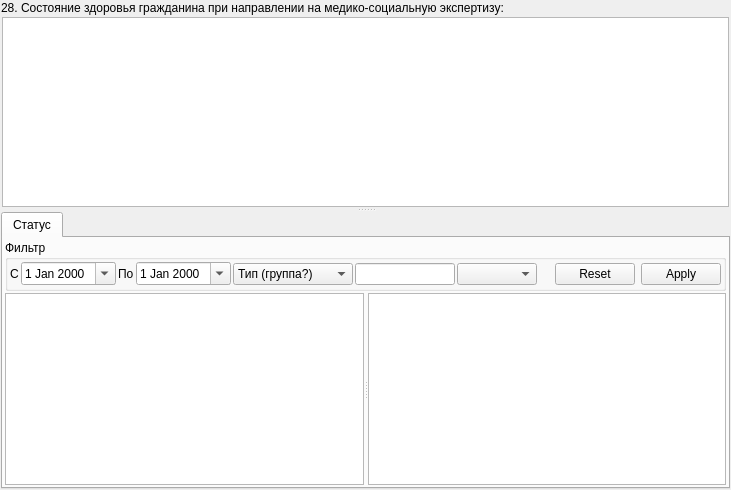
          <widget class="QWidget" name="tabStatus">
           <attribute name="title">
            <string>Статус (п.28)</string>
           </attribute>
           <layout class="QGridLayout" name="gridLayout_56">
            <property name="margin">
             <number>1</number>
            </property>
            <property name="spacing">
             <number>1</number>
            </property>
            <item row="0" column="0">
             <widget class="QLabel" name="lblHealthClientDirectionMSI">
              <property name="text">
               <string>28. Состояние здоровья гражданина при направлении на медико-социальную экспертизу:</string>
              </property>
             </widget>
            </item>
            <item row="1" column="0">
             <widget class="QSplitter" name="splStatus">
              <property name="orientation">
               <enum>Qt::Vertical</enum>
              </property>
              <property name="childrenCollapsible">
               <bool>false</bool>
              </property>
              <widget class="QWidget" name="tabHealthClientDirectionMSI" native="true">
               <layout class="QGridLayout" name="gridLayout_50">
                <property name="margin">
                 <number>1</number>
                </property>
                <property name="spacing">
                 <number>1</number>
                </property>
                <item row="0" column="0">
                 <widget class="QTextEdit" name="edtHealthClientDirectionMSI"/>
                </item>
               </layout>
              </widget>
              <widget class="QTabWidget" name="tabAmbCardContent_28">
               <property name="tabPosition">
                <enum>QTabWidget::North</enum>
               </property>
               <property name="currentIndex">
                <number>0</number>
               </property>
               <widget class="QWidget" name="tabAmbCardStatus_28">
                <attribute name="title">
                 <string>Статус</string>
                </attribute>
                <layout class="QGridLayout" name="_8">
                 <property name="margin">
                  <number>2</number>
                 </property>
                 <property name="spacing">
                  <number>2</number>
                 </property>
                 <item row="0" column="0">
                  <widget class="QGroupBox" name="frmAmbCardStatusFilter_28">
                   <property name="sizePolicy">
                    <sizepolicy hsizetype="Preferred" vsizetype="Minimum">
                     <horstretch>0</horstretch>
                     <verstretch>0</verstretch>
                    </sizepolicy>
                   </property>
                   <property name="title">
                    <string>Фильтр</string>
                   </property>
                   <layout class="QGridLayout" name="_9">
                    <property name="margin">
                     <number>2</number>
                    </property>
                    <property name="spacing">
                     <number>2</number>
                    </property>
                    <item row="0" column="0">
                     <widget class="QLabel" name="lblAmbCardStatusBegDate_28">
                      <property name="text">
                       <string>С</string>
                      </property>
                     </widget>
                    </item>
                    <item row="0" column="1">
                     <widget class="CDateEdit" name="edtAmbCardStatusBegDate_28">
                      <property name="calendarPopup">
                       <bool>true</bool>
                      </property>
                     </widget>
                    </item>
                    <item row="0" column="2">
                     <widget class="QLabel" name="lblAmbCardStatusEndDate_28">
                      <property name="text">
                       <string>По</string>
                      </property>
                     </widget>
                    </item>
                    <item row="0" column="3">
                     <widget class="CDateEdit" name="edtAmbCardStatusEndDate_28">
                      <property name="calendarPopup">
                       <bool>true</bool>
                      </property>
                     </widget>
                    </item>
                    <item row="0" column="4">
                     <widget class="CActionTypeComboBox" name="cmbAmbCardStatusGroup_28">
                      <property name="minimumSize">
                       <size>
                        <width>120</width>
                        <height>0</height>
                       </size>
                      </property>
                      <item>
                       <property name="text">
                        <string>Тип (группа?)</string>
                       </property>
                      </item>
                     </widget>
                    </item>
                    <item row="0" column="5">
                     <widget class="QLineEdit" name="edtAmbCardStatusOffice_28">
                      <property name="sizePolicy">
                       <sizepolicy hsizetype="Maximum" vsizetype="Fixed">
                        <horstretch>0</horstretch>
                        <verstretch>0</verstretch>
                       </sizepolicy>
                      </property>
                      <property name="minimumSize">
                       <size>
                        <width>60</width>
                        <height>0</height>
                       </size>
                      </property>
                      <property name="maximumSize">
                       <size>
                        <width>100</width>
                        <height>16777215</height>
                       </size>
                      </property>
                      <property name="maxLength">
                       <number>10</number>
                      </property>
                      <property name="readOnly">
                       <bool>false</bool>
                      </property>
                     </widget>
                    </item>
                    <item row="0" column="6">
                     <widget class="COrgStructureComboBox" name="cmbAmbCardStatusOrgStructure_28">
                      <property name="sizePolicy">
                       <sizepolicy hsizetype="Expanding" vsizetype="Fixed">
                        <horstretch>0</horstretch>
                        <verstretch>0</verstretch>
                       </sizepolicy>
                      </property>
                      <property name="minimumSize">
                       <size>
                        <width>80</width>
                        <height>0</height>
                       </size>
                      </property>
                     </widget>
                    </item>
                    <item row="0" column="7">
                     <spacer>
                      <property name="orientation">
                       <enum>Qt::Horizontal</enum>
                      </property>
                      <property name="sizeHint" stdset="0">
                       <size>
                        <width>16</width>
                        <height>24</height>
                       </size>
                      </property>
                     </spacer>
                    </item>
                    <item row="0" column="8">
                     <widget class="QDialogButtonBox" name="btnAmbCardStatusButtonBox_28">
                      <property name="sizePolicy">
                       <sizepolicy hsizetype="Maximum" vsizetype="Fixed">
                        <horstretch>0</horstretch>
                        <verstretch>0</verstretch>
                       </sizepolicy>
                      </property>
                      <property name="orientation">
                       <enum>Qt::Horizontal</enum>
                      </property>
                      <property name="standardButtons">
                       <set>QDialogButtonBox::Apply|QDialogButtonBox::Reset</set>
                      </property>
                     </widget>
                    </item>
                   </layout>
                  </widget>
                 </item>
                 <item row="1" column="0">
                  <widget class="QFrame" name="frmAmbCardStatusAction_28">
                   <property name="sizePolicy">
                    <sizepolicy hsizetype="Preferred" vsizetype="Expanding">
                     <horstretch>0</horstretch>
                     <verstretch>0</verstretch>
                    </sizepolicy>
                   </property>
                   <property name="frameShape">
                    <enum>QFrame::NoFrame</enum>
                   </property>
                   <property name="frameShadow">
                    <enum>QFrame::Raised</enum>
                   </property>
                   <layout class="QGridLayout" name="_10">
                    <property name="margin">
                     <number>0</number>
                    </property>
                    <property name="spacing">
                     <number>0</number>
                    </property>
                    <item row="0" column="0">
                     <widget class="QSplitter" name="splitterAmbCardStatusAction_28">
                      <property name="orientation">
                       <enum>Qt::Horizontal</enum>
                      </property>
                      <widget class="CRegistryActionsTableView" name="tblAmbCardStatusActions_28"/>
                      <widget class="CActionPropertiesTableView" name="tblAmbCardStatusActionProperties_28"/>
                     </widget>
                    </item>
                   </layout>
                  </widget>
                 </item>
                </layout>
               </widget>
              </widget>
             </widget>
            </item>
           </layout>
          </widget>
